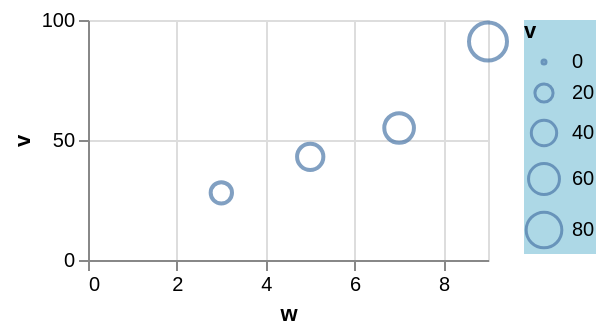

Here is the Vega-Lite specification saved for this chart:
### Vega-Lite specification from a JSON file in a GitHub repository (floating-point values rounded to 4 significant figures)
{"$schema": "https://vega.github.io/schema/vega-lite/v6.json", "width": 200, "height": 120, "data": {"values": [{"c": "alpha", "v": 28, "w": 3, "t": "2024-01-07"}, {"c": "beta", "v": 55, "w": 7, "t": "2024-03-19"}, {"c": "gamma", "v": 43, "w": 5, "t": "2024-06-02"}, {"c": "delta", "v": 91, "w": 9, "t": "2024-09-11"}]}, "mark": "point", "encoding": {"x": {"field": "w", "type": "quantitative"}, "y": {"field": "v", "type": "quantitative"}, "size": {"field": "v", "type": "quantitative", "legend": {"fillColor": "lightblue"}}}}
